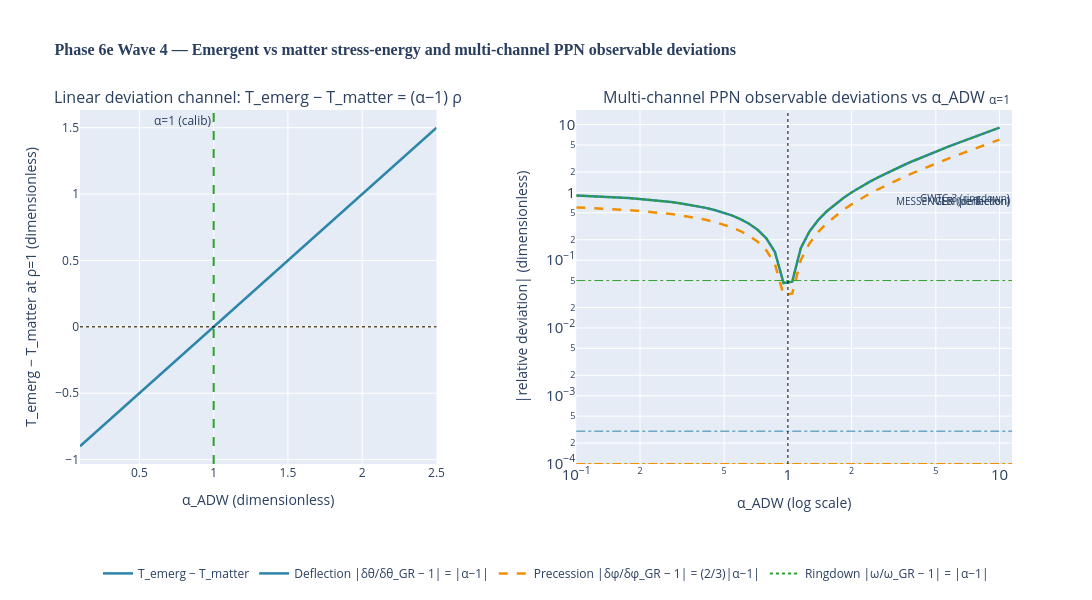

This figure's notebook cell:
### Markdown cell above
**Left panel** shows the linear-in-$(\alpha-1)$ deviation channel
$T_{\mathrm{emerg}} - T_{\mathrm{matter}}$ at unit matter density. The amber band
marks the $5 \times 10^{-3}$ relative-detection floor; any deviation above the band
is observable. Vanishes at $\alpha = 1$ by construction (Sakharov-Adler calibration).

**Right panel** overlays three relative observable deviations on a log-log scale:

- **Deflection** (steel blue): $|\alpha - 1|$ — direct $G_N$ rescaling.
- **Precession** (amber, dashed): $(2/3) |\alpha - 1|$ — PPN-mixed; $2/3$ times the deflection.
- **Ringdown** (emerald, dotted): $|\alpha - 1|$ — Schwarzschild fundamental mode.

The three observation floors (VLBI $3 \times 10^{-4}$, MESSENGER $1 \times 10^{-4}$,
GWTC-3 $5 \times 10^{-2}$) are drawn as dashed reference lines. Wave 4's testable claim:
multi-channel observations must be consistent with a *single* $\alpha_{\mathrm{ADW}}$ value
respecting the 3:2 deflection-to-precession ratio.

### Code cell
from src.core.visualizations import fig_T_emerg_vs_matter
fig = fig_T_emerg_vs_matter()
fig.show()

### Figure 1 — Plotly figure (JSON) as saved in the notebook; plotly's stock layout.template omitted (floating-point values rounded to 4 significant figures)
{"data": [{"hovertemplate": "α=%{x:.2f}<br>Δ=%{y:.3f}<extra></extra>", "line": {"color": "#2E86AB", "width": 2.5}, "mode": "lines", "name": "T_emerg − T_matter", "type": "scatter", "x": [0.1, 0.1304, 0.1608, 0.1911, 0.2215, 0.2519, 0.2823, 0.3127, 0.343, 0.3734, 0.4038, 0.4342, 0.4646, 0.4949, 0.5253, 0.5557, 0.5861, 0.6165, 0.6468, 0.6772, 0.7076, 0.738, 0.7684, 0.7987, 0.8291, 0.8595, 0.8899, 0.9203, 0.9506, 0.981, 1.011, 1.042, 1.072, 1.103, 1.133, 1.163, 1.194, 1.224, 1.254, 1.285, 1.315, 1.346, 1.376, 1.406, 1.437, 1.467, 1.497, 1.528, 1.558, 1.589, 1.619, 1.649, 1.68, 1.71, 1.741, 1.771, 1.801, 1.832, 1.862, 1.892, 1.923, 1.953, 1.984, 2.014, 2.044, 2.075, 2.105, 2.135, 2.166, 2.196, 2.227, 2.257, 2.287, 2.318, 2.348, 2.378, 2.409, 2.439, 2.47, 2.5], "xaxis": "x", "y": [-0.9, -0.8696, -0.8392, -0.8089, -0.7785, -0.7481, -0.7177, -0.6873, -0.657, -0.6266, -0.5962, -0.5658, -0.5354, -0.5051, -0.4747, -0.4443, -0.4139, -0.3835, -0.3532, -0.3228, -0.2924, -0.262, -0.2316, -0.2013, -0.1709, -0.1405, -0.1101, -0.07975, -0.04937, -0.01899, 0.01139, 0.04177, 0.07215, 0.1025, 0.1329, 0.1633, 0.1937, 0.2241, 0.2544, 0.2848, 0.3152, 0.3456, 0.3759, 0.4063, 0.4367, 0.4671, 0.4975, 0.5278, 0.5582, 0.5886, 0.619, 0.6494, 0.6797, 0.7101, 0.7405, 0.7709, 0.8013, 0.8316, 0.862, 0.8924, 0.9228, 0.9532, 0.9835, 1.014, 1.044, 1.075, 1.105, 1.135, 1.166, 1.196, 1.227, 1.257, 1.287, 1.318, 1.348, 1.378, 1.409, 1.439, 1.47, 1.5], "yaxis": "y"}, {"hovertemplate": "α=%{x:.2f}<br>|dev|=%{y:.3e}<extra></extra>", "line": {"color": "#2E86AB", "width": 2.5}, "mode": "lines", "name": "Deflection |δθ/δθ_GR − 1| = |α−1|", "type": "scatter", "x": [0.1, 0.1099, 0.1207, 0.1326, 0.1456, 0.16, 0.1758, 0.1931, 0.2121, 0.233, 0.256, 0.2812, 0.3089, 0.3393, 0.3728, 0.4095, 0.4498, 0.4942, 0.5429, 0.5964, 0.6551, 0.7197, 0.7906, 0.8685, 0.9541, 1.048, 1.151, 1.265, 1.389, 1.526, 1.677, 1.842, 2.024, 2.223, 2.442, 2.683, 2.947, 3.237, 3.556, 3.907, 4.292, 4.715, 5.179, 5.69, 6.251, 6.866, 7.543, 8.286, 9.103, 10.0], "xaxis": "x2", "y": [0.9, 0.8901, 0.8793, 0.8674, 0.8544, 0.84, 0.8242, 0.8069, 0.7879, 0.767, 0.744, 0.7188, 0.6911, 0.6607, 0.6272, 0.5905, 0.5502, 0.5058, 0.4571, 0.4036, 0.3449, 0.2803, 0.2094, 0.1315, 0.0459, 0.04811, 0.1514, 0.2649, 0.3895, 0.5264, 0.6768, 0.8421, 1.024, 1.223, 1.442, 1.683, 1.947, 2.237, 2.556, 2.907, 3.292, 3.715, 4.179, 4.69, 5.251, 5.866, 6.543, 7.286, 8.103, 9.0], "yaxis": "y2"}, {"hovertemplate": "α=%{x:.2f}<br>|dev|=%{y:.3e}<extra></extra>", "line": {"color": "#F18F01", "dash": "dash", "width": 2.5}, "mode": "lines", "name": "Precession |δφ/δφ_GR − 1| = (2/3)|α−1|", "type": "scatter", "x": [0.1, 0.1099, 0.1207, 0.1326, 0.1456, 0.16, 0.1758, 0.1931, 0.2121, 0.233, 0.256, 0.2812, 0.3089, 0.3393, 0.3728, 0.4095, 0.4498, 0.4942, 0.5429, 0.5964, 0.6551, 0.7197, 0.7906, 0.8685, 0.9541, 1.048, 1.151, 1.265, 1.389, 1.526, 1.677, 1.842, 2.024, 2.223, 2.442, 2.683, 2.947, 3.237, 3.556, 3.907, 4.292, 4.715, 5.179, 5.69, 6.251, 6.866, 7.543, 8.286, 9.103, 10.0], "xaxis": "x2", "y": [0.6, 0.5934, 0.5862, 0.5783, 0.5696, 0.56, 0.5495, 0.538, 0.5253, 0.5113, 0.496, 0.4792, 0.4607, 0.4405, 0.4182, 0.3937, 0.3668, 0.3372, 0.3048, 0.2691, 0.2299, 0.1869, 0.1396, 0.08766, 0.0306, 0.03208, 0.1009, 0.1766, 0.2597, 0.3509, 0.4512, 0.5614, 0.6824, 0.8153, 0.9614, 1.122, 1.298, 1.492, 1.704, 1.938, 2.195, 2.477, 2.786, 3.127, 3.5, 3.911, 4.362, 4.858, 5.402, 6.0], "yaxis": "y2"}, {"hovertemplate": "α=%{x:.2f}<br>|dev|=%{y:.3e}<extra></extra>", "line": {"color": "#2ca02c", "dash": "dot", "width": 2}, "mode": "lines", "name": "Ringdown |ω/ω_GR − 1| = |α−1|", "type": "scatter", "x": [0.1, 0.1099, 0.1207, 0.1326, 0.1456, 0.16, 0.1758, 0.1931, 0.2121, 0.233, 0.256, 0.2812, 0.3089, 0.3393, 0.3728, 0.4095, 0.4498, 0.4942, 0.5429, 0.5964, 0.6551, 0.7197, 0.7906, 0.8685, 0.9541, 1.048, 1.151, 1.265, 1.389, 1.526, 1.677, 1.842, 2.024, 2.223, 2.442, 2.683, 2.947, 3.237, 3.556, 3.907, 4.292, 4.715, 5.179, 5.69, 6.251, 6.866, 7.543, 8.286, 9.103, 10.0], "xaxis": "x2", "y": [0.9, 0.8901, 0.8793, 0.8674, 0.8544, 0.84, 0.8242, 0.8069, 0.7879, 0.767, 0.744, 0.7188, 0.6911, 0.6607, 0.6272, 0.5905, 0.5502, 0.5058, 0.4571, 0.4036, 0.3449, 0.2803, 0.2094, 0.1315, 0.0459, 0.04811, 0.1514, 0.2649, 0.3895, 0.5264, 0.6768, 0.8421, 1.024, 1.223, 1.442, 1.683, 1.947, 2.237, 2.556, 2.907, 3.292, 3.715, 4.179, 4.69, 5.251, 5.866, 6.543, 7.286, 8.103, 9.0], "yaxis": "y2"}], "layout": {"annotations": [{"font": {"size": 16}, "showarrow": false, "text": "Linear deviation channel: T_emerg − T_matter = (α−1) ρ", "x": 0.1913, "xanchor": "center", "xref": "paper", "y": 1.0, "yanchor": "bottom", "yref": "paper"}, {"font": {"size": 16}, "showarrow": false, "text": "Multi-channel PPN observable deviations vs α_ADW", "x": 0.7662, "xanchor": "center", "xref": "paper", "y": 1.0, "yanchor": "bottom", "yref": "paper"}, {"showarrow": false, "text": "α=1 (calib)", "x": 1.0, "xanchor": "right", "xref": "x", "y": 1, "yanchor": "top", "yref": "y domain"}, {"font": {"size": 10}, "showarrow": false, "text": "VLBI (deflection)", "x": 1, "xanchor": "right", "xref": "x2 domain", "y": 0.0003, "yanchor": "top", "yref": "y2"}, {"font": {"size": 10}, "showarrow": false, "text": "MESSENGER (perihelion)", "x": 1, "xanchor": "right", "xref": "x2 domain", "y": 0.0001, "yanchor": "top", "yref": "y2"}, {"font": {"size": 10}, "showarrow": false, "text": "GWTC-3 (ringdown)", "x": 1, "xanchor": "right", "xref": "x2 domain", "y": 0.05, "yanchor": "top", "yref": "y2"}, {"showarrow": false, "text": "α=1", "x": 1.0, "xanchor": "center", "xref": "x2", "y": 1, "yanchor": "bottom", "yref": "y2 domain"}], "height": 600, "legend": {"orientation": "h", "x": 0.5, "xanchor": "center", "y": -0.35, "yanchor": "bottom"}, "margin": {"b": 120, "t": 110}, "shapes": [{"fillcolor": "#F18F01", "line": {"width": 0}, "opacity": 0.2, "type": "rect", "x0": 0, "x1": 1, "xref": "x domain", "y0": -0.005, "y1": 0.005, "yref": "y"}, {"line": {"color": "black", "dash": "dot", "width": 1}, "type": "line", "x0": 0, "x1": 1, "xref": "x domain", "y0": 0, "y1": 0, "yref": "y"}, {"line": {"color": "#2ca02c", "dash": "dash", "width": 2}, "type": "line", "x0": 1.0, "x1": 1.0, "xref": "x", "y0": 0, "y1": 1, "yref": "y domain"}, {"line": {"color": "#2E86AB", "dash": "dashdot", "width": 1}, "type": "line", "x0": 0, "x1": 1, "xref": "x2 domain", "y0": 0.0003, "y1": 0.0003, "yref": "y2"}, {"line": {"color": "#F18F01", "dash": "dashdot", "width": 1}, "type": "line", "x0": 0, "x1": 1, "xref": "x2 domain", "y0": 0.0001, "y1": 0.0001, "yref": "y2"}, {"line": {"color": "#2ca02c", "dash": "dashdot", "width": 1}, "type": "line", "x0": 0, "x1": 1, "xref": "x2 domain", "y0": 0.05, "y1": 0.05, "yref": "y2"}, {"line": {"color": "black", "dash": "dot", "width": 1}, "type": "line", "x0": 1.0, "x1": 1.0, "xref": "x2", "y0": 0, "y1": 1, "yref": "y2 domain"}], "showlegend": true, "title": {"font": {"family": "CMU Serif, Computer Modern, Times New Roman, serif", "size": 16}, "text": "<b>Phase 6e Wave 4 — Emergent vs matter stress-energy and multi-channel PPN observable deviations</b>"}, "width": 1400, "xaxis": {"anchor": "y", "domain": [0.0, 0.3825], "title": {"text": "α_ADW (dimensionless)"}}, "xaxis2": {"anchor": "y2", "domain": [0.5325, 1.0], "exponentformat": "power", "title": {"text": "α_ADW (log scale)"}, "type": "log"}, "yaxis": {"anchor": "x", "domain": [0.0, 1.0], "title": {"text": "T_emerg − T_matter at ρ=1 (dimensionless)"}}, "yaxis2": {"anchor": "x2", "domain": [0.0, 1.0], "exponentformat": "power", "title": {"text": "|relative deviation| (dimensionless)"}, "type": "log"}}}
